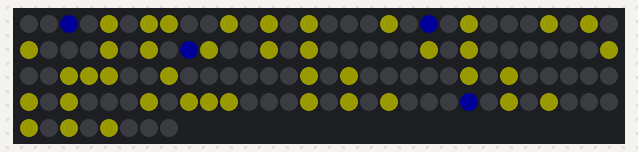
The program below on a simulated CircuitPython board. Shown: 128 RGB LEDs in strip order, left to right, continuing on the next row. Dim RGB values are drawn brighter than linear.

Above: at 0.46 s.
At 2.6 s:
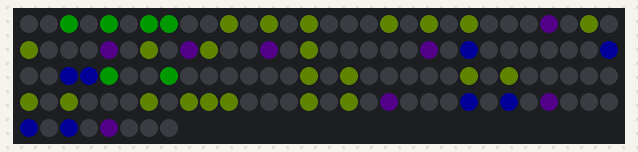
At 3.22 s:
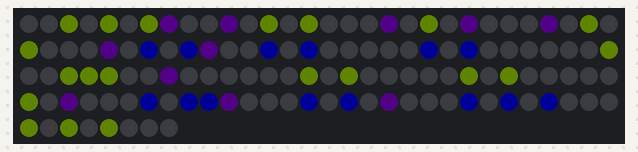
At 3.83 s:
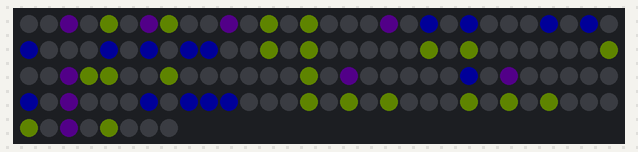
At 4.44 s:
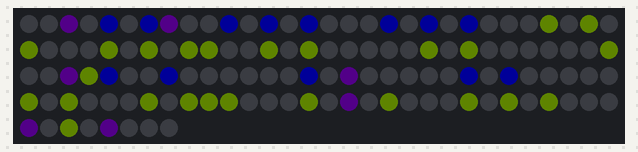

Measured:
- by itself, everything shown: repeats every 6.4 s, in 21 steps

The program:

main.py
```python
import globalvariables

import time
import board
import neopixel

pixpin = board.A3
numpix = 128


strip = neopixel.NeoPixel(pixpin, numpix, brightness=0.1, auto_write=False)


def lookupColor(color,i):
    if color == 10:
        strip[i] = (0,0,0)
    # orange
    elif color == 11:
        strip[i] = (50,79,0)
    # yellow
    elif color == 12:
        strip[i] = (255,255,0)
    # green
    elif color == 13:
        strip[i] = (0,255,0)
    # blue
    elif color == 14:
        strip[i] = (0,0,255)
    # violet
    elif color == 15:
        strip[i] = (62,0,105)
    # red
    elif color == 17:
        strip[i] = (255,0,0)


# ----------------------------------------------------------------------------------------------------
# START DO NOT MODIFY THE CODE BETWEEN THE ---
# ----------------------------------------------------------------------------------------------------


def showMessageMaskD(nextMessage,duration,myMessage,mask,startingPoint):
    # start - show Message
    if globalvariables.myStart == 0:
        globalvariables.myStart = 1
        globalvariables.countToMaxLength = startingPoint


    i = 0
    r = globalvariables.countToMaxLength
    r2 = 0
    while r2 < 8:
        for c in range(0,8):
            temp = r % len(myMessage)
            color = myMessage[temp][c]
            if mask[r2][c] == 1:
                lookupColor(color,i)
            else:
                strip[i] = (0,0,0)
            i += 1
        r2 += 1
        r += 1

    r = globalvariables.countToMaxLength
    r2 = 0
    while r2 < 8:
        for c in range(8,16):
            temp = r % len(myMessage)
            color = myMessage[temp][c]
            if mask[r2][c] == 1:
                lookupColor(color,i)
            else:
                strip[i] = (0,0,0)
            i += 1
        r2 += 1
        r += 1

    strip.write()

    globalvariables.countToMaxLength += 1
    globalvariables.durationCounter += 1
    if globalvariables.durationCounter > duration:
        globalvariables.countToMaxLength = 0
        globalvariables.myStart = 0
        globalvariables.durationCounter = 0
        globalvariables.messageID = nextMessage


# ----------------------------------------------------------------------------------------------------
# END DO NOT MODIFY THE CODE BETWEEN THE ---
# ----------------------------------------------------------------------------------------------------


while True:
    if globalvariables.messageID == 1:
        # Call function - showMessage(nextMessageID, messageDuration, messagecolor, messagemask, start)
        showMessageMaskD(2,20,globalvariables.message4,globalvariables.mask1,0)
    elif globalvariables.messageID == 2:
        # Call function - showMessage(nextMessageID, messageDuration, messagecolor, messagemask, start)
        showMessageMaskD(1,20,globalvariables.message3,globalvariables.mask1,0)
```

Source omitted: balvariables.py (data table, 4665 bytes)
